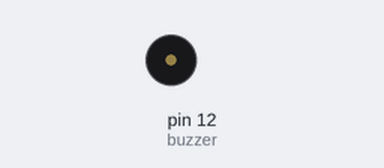
The sketch below on a simulated Arduino Uno, built with avr-gcc and run on an emulated ATmega328P. Shown: buzzer (waves = sounding). What the sketch prints to the serial monitor is not drawn.

Above: at 0.12 s.
At 1.86 s:
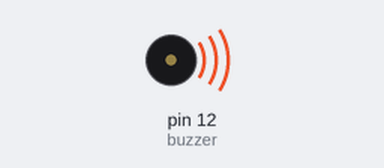
Timing chart, 0 to 3.0 s (numbered marks = the images above):
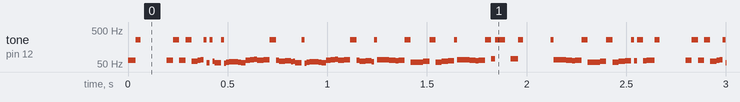

Measured:
- by itself, tone on pin 12 (buzzer): plays 64 Hz for 0.04 s, 255 Hz for 0.03 s, 64 Hz for 0.03 s, 255 Hz for 0.03 s, 64 Hz for 0.03 s, 255 Hz for 0.03 s … (3913 notes in this stretch)

The sketch:

buzzer.ino
```cpp
int buzzer = 12;
unsigned char currentIdx;
#define MELODY_LENGTH 95
#define C(x) (0 + (x)*12)
#define C_SHARP(x) (1 + (x)*12)
#define D_FLAT(x) (1 + (x)*12)
#define D(x) (2 + (x)*12)
#define D_SHARP(x) (3 + (x)*12)
#define E_FLAT(x) (3 + (x)*12)
#define E(x) (4 + (x)*12)
#define F(x) (5 + (x)*12)
#define F_SHARP(x) (6 + (x)*12)
#define G_FLAT(x) (6 + (x)*12)
#define G(x) (7 + (x)*12)
#define G_SHARP(x) (8 + (x)*12)
#define A_FLAT(x) (8 + (x)*12)
#define A(x) (9 + (x)*12)
#define A_SHARP(x) (10 + (x)*12)
#define B_FLAT(x) (10 + (x)*12)
#define B(x) (11 + (x)*12)
#define SILENT_NOTE 0xFF
unsigned char note[MELODY_LENGTH] = {
  E(5), SILENT_NOTE, E(5), SILENT_NOTE, E(5), SILENT_NOTE, C(5), E(5),
  G(5), SILENT_NOTE, G(4), SILENT_NOTE,

  C(5), G(4), SILENT_NOTE, E(4), A(4), B(4), B_FLAT(4), A(4), G(4),
  E(5), G(5), A(5), F(5), G(5), SILENT_NOTE, E(5), C(5), D(5), B(4),

  C(5), G(4), SILENT_NOTE, E(4), A(4), B(4), B_FLAT(4), A(4), G(4),
  E(5), G(5), A(5), F(5), G(5), SILENT_NOTE, E(5), C(5), D(5), B(4),

  SILENT_NOTE, G(5), F_SHARP(5), F(5), D_SHARP(5), E(5), SILENT_NOTE,
  G_SHARP(4), A(4), C(5), SILENT_NOTE, A(4), C(5), D(5),

  SILENT_NOTE, G(5), F_SHARP(5), F(5), D_SHARP(5), E(5), SILENT_NOTE,
  C(6), SILENT_NOTE, C(6), SILENT_NOTE, C(6),

  SILENT_NOTE, G(5), F_SHARP(5), F(5), D_SHARP(5), E(5), SILENT_NOTE,
  G_SHARP(4), A(4), C(5), SILENT_NOTE, A(4), C(5), D(5),

  SILENT_NOTE, E_FLAT(5), SILENT_NOTE, D(5), C(5)
};

unsigned int duration[MELODY_LENGTH] = {
  100, 25, 125, 125, 125, 125, 125, 250, 250, 250, 250, 250,

  375, 125, 250, 375, 250, 250, 125, 250, 167, 167, 167, 250, 125, 125,
  125, 250, 125, 125, 375,

  375, 125, 250, 375, 250, 250, 125, 250, 167, 167, 167, 250, 125, 125,
  125, 250, 125, 125, 375,

  250, 125, 125, 125, 250, 125, 125, 125, 125, 125, 125, 125, 125, 125,

  250, 125, 125, 125, 250, 125, 125, 200, 50, 100, 25, 500,

  250, 125, 125, 125, 250, 125, 125, 125, 125, 125, 125, 125, 125, 125,

  250, 250, 125, 375, 500
};

void setup() {
  // put your setup code here, to run once:
  pinMode(buzzer, OUTPUT);
  currentIdx = 0;
  Serial.begin(9600);
  Serial.println("music!");
}

void loop() {
  for (int thisNote = 0; thisNote < 95; thisNote++) {

    // to calculate the note duration, take one second
    // divided by the note type.
    //e.g. quarter note = 1000 / 4, eighth note = 1000/8, etc.

    int noteDuration = 3000 / duration[thisNote];
    tone(buzzer, note[thisNote], duration[thisNote]);
    int pauseBetweenNotes = noteDuration * 1.30;
    delay(pauseBetweenNotes);
    noTone(buzzer);
  }
}
```
